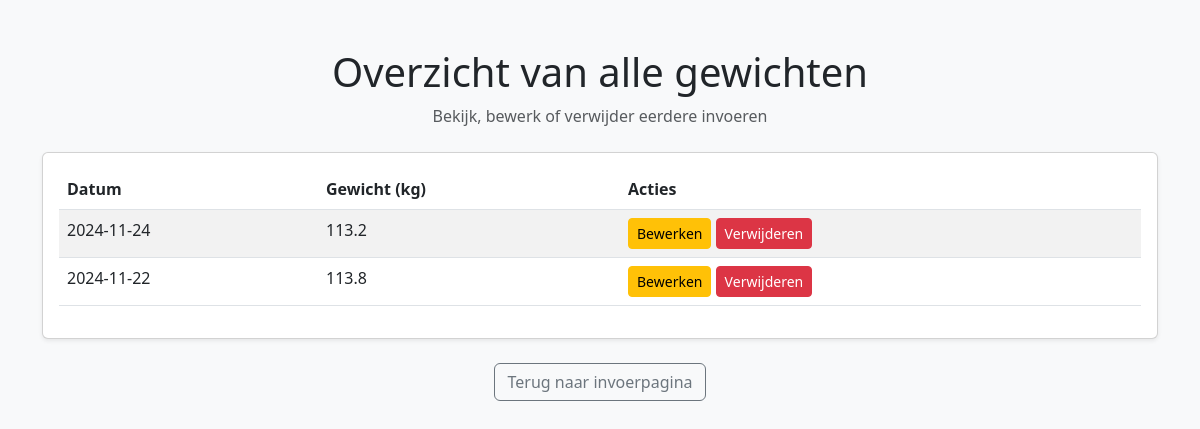
/weights, run on an earlier commit of the app's database.
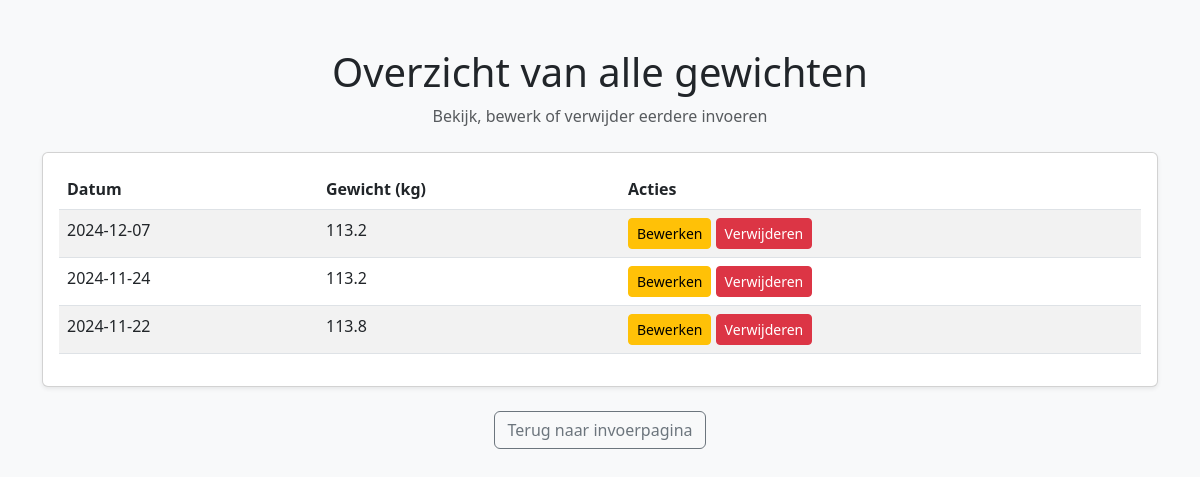
And on a later commit of the database.
### tables this page shows
CREATE TABLE weights (
    id INTEGER PRIMARY KEY AUTOINCREMENT,
    date DATE UNIQUE NOT NULL,
    weight FLOAT NOT NULL
);

### app.py (the view)
@app.route('/weights', methods=['GET', 'POST'])
def weights():
    conn = get_db_connection()
    if request.method == 'POST' and 'delete' in request.form:
        weight_id = request.form['delete']
        conn.execute('DELETE FROM weights WHERE id = ?', (weight_id,))
        conn.commit()
        return redirect(url_for('weights'))
    rows = conn.execute('SELECT * FROM weights ORDER BY date DESC').fetchall()
    conn.close()
    return render_template('weights.html', weights=rows)

### app.py (called while the page is built)
def get_db_connection():
    conn = sqlite3.connect(DB_PATH)
    conn.row_factory = sqlite3.Row
    return conn

### templates/weights.html (shortened to what this page needs)
<!DOCTYPE html>
<html lang="en">
<head>
    <link rel="stylesheet" href="https://cdn.jsdelivr.net/npm/bootstrap@5.3.0/dist/css/bootstrap.min.css">
</head>
<body class="bg-light">
    <div class="container mt-5">
        <div class="text-center mb-4">
            <h1 class="display-6">Overzicht van alle gewichten</h1>
            <p class="text-muted">Bekijk, bewerk of verwijder eerdere invoeren</p>
        </div>
        <div class="card shadow-sm">
            <div class="card-body">
                <table class="table table-striped table-hover">
                    <thead>
                        <tr>
                            <th>Datum</th>
                            <th>Gewicht (kg)</th>
                            <th>Acties</th>
                        </tr>
                    </thead>
                    <tbody>
                        {% for weight in weights %}
                        <tr>
                            <td>{{ weight.date }}</td>
                            <td>{{ weight.weight }}</td>
                            <td>
                                <a href="{{ url_for('edit_weight', id=weight.id) }}" class="btn btn-warning btn-sm">Bewerken</a>
                                <form action="{{ url_for('weights') }}" method="post" style="display:inline-block;">
                                    <button type="submit" class="btn btn-danger btn-sm">Verwijderen</button>
                                </form>
                            </td>
                        </tr>
                        {% endfor %}
                    </tbody>
                </table>
            </div>
        </div>
        <div class="text-center mt-4">
            <a href="{{ url_for('index') }}" class="btn btn-outline-secondary">Terug naar invoerpagina</a>
        </div>
    </div>
</body>
</html>

What changed in the data, as far as the page shows it:
added weights: date "2024-12-07", weight "113.2"
